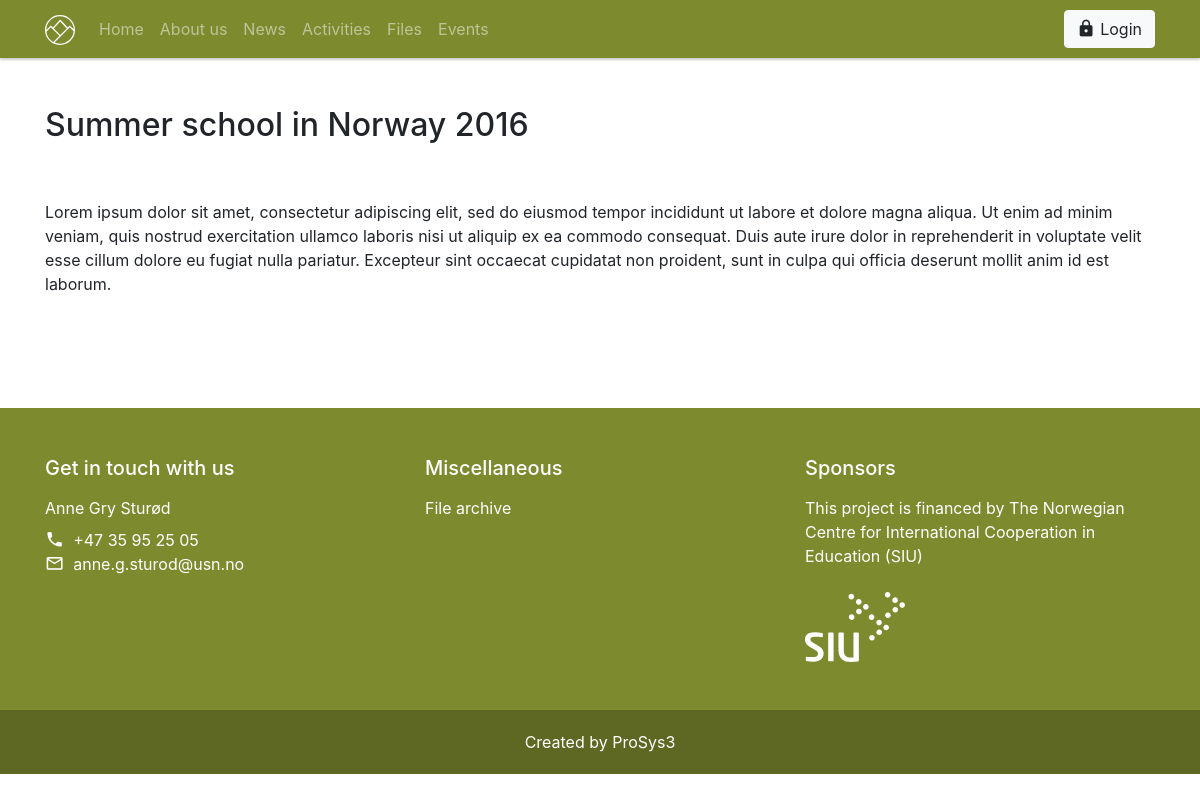
Screenshot of /activities.php?post=3 with the database file from the repository.
### tables this page shows
CREATE TABLE Activities (

Activities_ID           TINYINT(4)      AUTO_INCREMENT NOT NULL,
Activities_Title        VARCHAR(50)     NOT NULL,
Activities_Text         TEXT            NOT NULL,
Activities_Created      DATE            NOT NULL,
Activities_Author   TINYINT(3) NOT NULL,

CONSTRAINT ActivitiesID_PK PRIMARY KEY (Activities_ID),
CONSTRAINT Activities_UserID_FK FOREIGN KEY (Activities_Author) REFERENCES User_Data(User_ID)




);

### rsc/import/php/components/page_content/activities_post_single.php (the view)
<main>
    <section class="py-5">
        <div class="container">
            <?php
            $sql = 'SELECT * FROM Activities WHERE Activities_ID = ' . $_GET['post'];
            $result = mysqli_query($con, $sql);
            while ( $row = mysqli_fetch_array( $result ) ){
                    echo '<h2>' . $row['Activities_Title'] . '</h2>';
                    echo '<br>';
                    echo '<br>';
                    echo '<p>' . $row['Activities_Text'] . '</p>';
                    echo '<br>';
                    echo '<br>';
            }
            ?>
        </div>
    </section>
</main>

### rsc/import/css/custom.css (style rules this page uses)
:root { --theme-color: #7d8a2e; }

### rsc/import/php/components/header.php (style rules this page uses)
:root { --prosys3-navbar-height: 58px; }
nav#prosys3-navbar ~ main { margin-top: var(--prosys3-navbar-height); }

### rows the page displays
activities: Activities_Title "Summer school in Norway 2016", Activities_Text "Lorem ipsum dolor sit amet, consectetur adipiscing elit, sed do eiusmod tempor incididunt ut labore et dolore magna aliqua. Ut enim ad minim veniam, quis nostrud exercitation ullamco laboris nisi ut aliquip ex ea commodo consequat. Duis aute irure dolor in reprehenderit in voluptate velit esse cillum dolore eu fugiat nulla pariatur. Excepteur sint occaecat cupidatat non proident, sunt in culpa qui officia deserunt mollit anim id est laborum."
